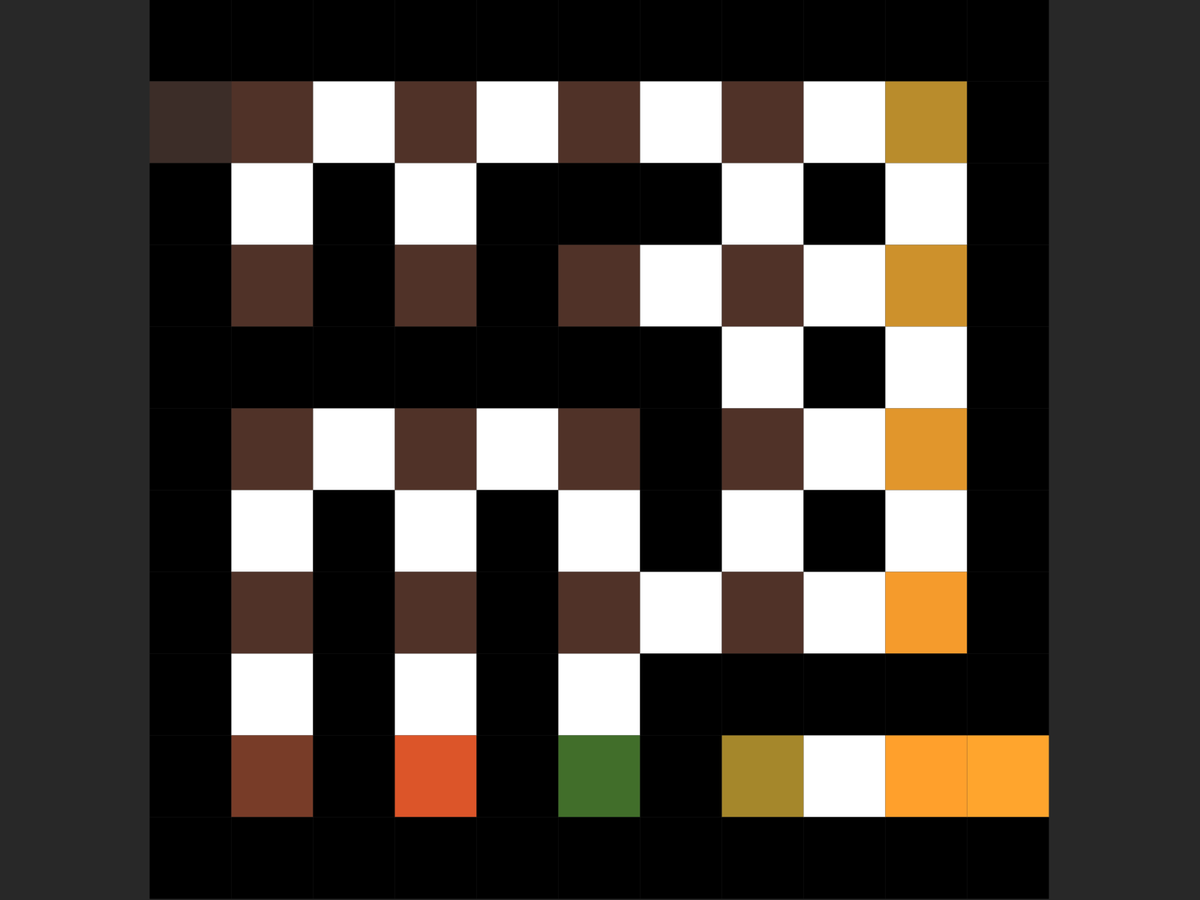
Frame 1 (no input)
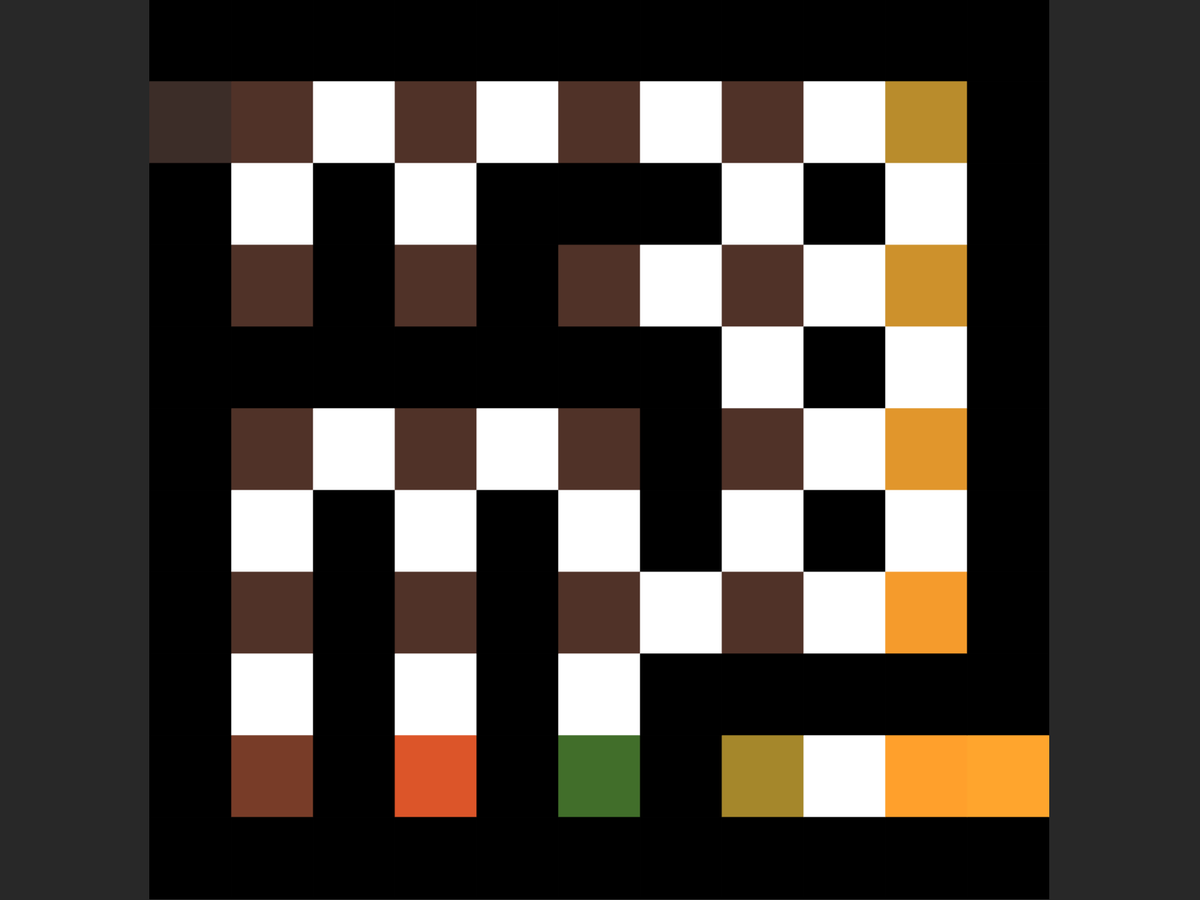
Frame 60 (the mouse pressed at the canvas centre just before this capture)
Frame 120 (the mouse held since frame 60 and released just before this capture): identical to frame 60, image omitted

The Processing sketch that drew these frames (run headless with seeded random() and noise(); from frame 60 on, the mouse is pressed at the canvas centre):

// Processing sketch: Maze_resolver
// ── Maze_resolver.pde
Maze maze;


  

void setup(){
  frameRate(60);
  fullScreen(3);
  background(40);
  
  colorMode(RGB);
  rectMode(CENTER);
  maze = new Maze();
  
  maze.CreateGrid();
  maze.generateur();
  
}



void draw(){
  maze.drawMaze();
}



public class Maze{
  int mazeSize = 11;
  int sizeCase;

  //-1 == BLACK / wall
  //0 == WHITE / path
  int[][] maze = new int[mazeSize][mazeSize];
  
  public Maze(){
    sizeCase = height/mazeSize;
  }
  
  
  
  void CreateGrid(){    
    //create grid
    for(int i = 0; i < mazeSize; i++){
      for(int j = 0; j < mazeSize; j++){
  
        if(i%2 == 0){
          maze[i][j] = -1;
        }
        else if(i%2 == 1){
          if(j%2 == 0){
            maze[i][j] = -1;
          }
          else if(j%2 == 1){
            maze[i][j] = 0;
          }
          else
          {
            println("error");
          }
          
        }
      }
    }
    
    int number = 0;
    for(int i = 0; i < mazeSize; i++){
      for(int j = 0; j < mazeSize; j++){
        
        if(maze[i][j] == 0){
          maze[i][j] = number;
          number = number +1;
        }
        
      }
    }
    maze[0][1] = 1;
    maze[mazeSize -1][mazeSize -2] = number;
  }
  
  
  
  void generateur(){
    while(generationFinish() == false){
      int x = (int)random(1, mazeSize-1);
      int y;
            

    if (x % 2 == 0)
    //set te variable y to random impair number
      y = ((int)random(0, (mazeSize - 1) / 2)  ) * 2 + 1;
    else
    //set te variable y to random pair number
      y = ((int)random(0, (mazeSize - 2) / 2)  ) * 2 + 2;
      
      
      int cell_1;
      int cell_2;
       //<>//
      if(maze[x-1][y] == -1){
        cell_1 = maze[x][y-1];
        cell_2 = maze[x][y+1];
      }
      else{
        cell_1 = maze[x-1][y];
        cell_2 = maze[x+1][y];
      }
      
      if(cell_1 != cell_2){
        maze[x][y] = 0;
        
        for(int i = 1; i < mazeSize-2; i = i+2){
          for(int j = 1; j < mazeSize-2; j = j +2){
            if(maze[i][j] == cell_2)
            maze[i][j] = cell_1;
          }
        }
      }
    }
  }
  
  
  
  boolean generationFinish(){
    for (int i = 1; i < mazeSize - 2; i += 2)
    {
      for (int j = 1; j < mazeSize - 2; j += 2)
      {
        if (maze[i][j] != maze[1][1])
        return false;
      }
    }
    return true;
  }
  
  
  
  void drawMaze(){
    for(int i = 0; i < mazeSize; i++){
      for(int j = 0; j < mazeSize; j++){
        if(maze[i][j] == -1){
          fill(0);
        }
        else if(maze[i][j] == 0){
          fill(255);
        }
        else{
          fill(maze[i][j] * 20 % 255 + 40, maze[i][j] * 5 % 255 + 40, maze[i][j] /5 % 255 + 40);
        }
        noStroke();
        rect (((i * sizeCase + ((width-height)/2)) + sizeCase/2), ((j * sizeCase) + (sizeCase/2)), sizeCase, sizeCase);
      }
    }
  }
}



void keyPressed(){
  if(key == 'r' || key == 'R'){
    maze.CreateGrid();
    maze.generateur();
  }
}



void mousePressed(){
  if(mouseButton == LEFT){
    int caseX = (mouseX - (width-height)/2) / maze.sizeCase;
    int caseY = mouseY / maze.sizeCase;
    try{
      println("Case (" + caseX  + ", " + caseY + ") = " + maze.maze[caseX][caseY]);
    }
    catch(Exception e){
      
    }
  }
}
